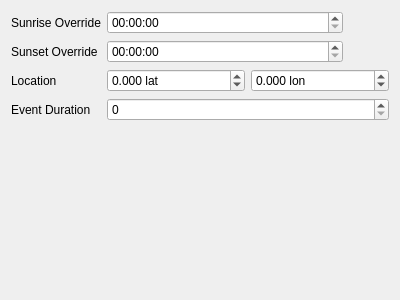
<?xml version="1.0" encoding="UTF-8"?>
<ui version="4.0">
 <class>DaytimeTab</class>
 <widget class="QWidget" name="DaytimeTab">
  <property name="geometry">
   <rect>
    <x>0</x>
    <y>0</y>
    <width>400</width>
    <height>300</height>
   </rect>
  </property>
  <property name="windowTitle">
   <string>DaytimeTab</string>
  </property>
  <layout class="QFormLayout" name="formLayout">
   <item row="0" column="0">
    <widget class="QLabel" name="label">
     <property name="text">
      <string>Sunrise Override</string>
     </property>
    </widget>
   </item>
   <item row="0" column="1">
    <layout class="QHBoxLayout" name="horizontalLayout_2">
     <item>
      <widget class="QTimeEdit" name="sunrise"/>
     </item>
     <item>
      <widget class="QPushButton" name="delSunrise">
       <property name="sizePolicy">
        <sizepolicy hsizetype="Maximum" vsizetype="Fixed">
         <horstretch>0</horstretch>
         <verstretch>0</verstretch>
        </sizepolicy>
       </property>
       <property name="text">
        <string/>
       </property>
       <property name="icon">
        <iconset theme="user-trash"/>
       </property>
       <property name="flat">
        <bool>true</bool>
       </property>
      </widget>
     </item>
    </layout>
   </item>
   <item row="1" column="1">
    <layout class="QHBoxLayout" name="horizontalLayout_3">
     <item>
      <widget class="QTimeEdit" name="sunset"/>
     </item>
     <item>
      <widget class="QPushButton" name="delSunset">
       <property name="sizePolicy">
        <sizepolicy hsizetype="Maximum" vsizetype="Fixed">
         <horstretch>0</horstretch>
         <verstretch>0</verstretch>
        </sizepolicy>
       </property>
       <property name="text">
        <string/>
       </property>
       <property name="icon">
        <iconset theme="user-trash"/>
       </property>
       <property name="autoDefault">
        <bool>false</bool>
       </property>
       <property name="default">
        <bool>false</bool>
       </property>
       <property name="flat">
        <bool>true</bool>
       </property>
      </widget>
     </item>
    </layout>
   </item>
   <item row="1" column="0">
    <widget class="QLabel" name="label_2">
     <property name="text">
      <string>Sunset Override</string>
     </property>
    </widget>
   </item>
   <item row="2" column="0">
    <widget class="QLabel" name="label_3">
     <property name="text">
      <string>Location</string>
     </property>
    </widget>
   </item>
   <item row="2" column="1">
    <layout class="QHBoxLayout" name="horizontalLayout">
     <item>
      <widget class="QDoubleSpinBox" name="lat">
       <property name="suffix">
        <string> lat</string>
       </property>
       <property name="decimals">
        <number>3</number>
       </property>
       <property name="minimum">
        <double>-90.000000000000000</double>
       </property>
       <property name="maximum">
        <double>90.000000000000000</double>
       </property>
       <property name="singleStep">
        <double>0.001000000000000</double>
       </property>
      </widget>
     </item>
     <item>
      <widget class="QDoubleSpinBox" name="lon">
       <property name="suffix">
        <string> lon</string>
       </property>
       <property name="decimals">
        <number>3</number>
       </property>
       <property name="minimum">
        <double>-180.000000000000000</double>
       </property>
       <property name="maximum">
        <double>180.000000000000000</double>
       </property>
       <property name="singleStep">
        <double>0.010000000000000</double>
       </property>
      </widget>
     </item>
    </layout>
   </item>
   <item row="3" column="0">
    <widget class="QLabel" name="label_4">
     <property name="text">
      <string>Event Duration</string>
     </property>
    </widget>
   </item>
   <item row="3" column="1">
    <widget class="QSpinBox" name="eventDuration">
     <property name="maximum">
      <number>500000</number>
     </property>
    </widget>
   </item>
  </layout>
 </widget>
 <resources/>
 <connections/>
</ui>
